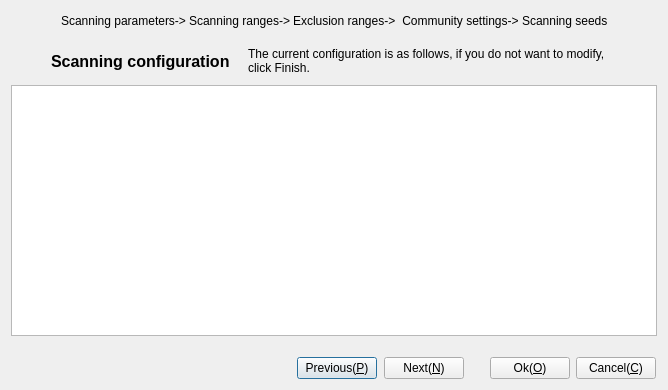
<?xml version="1.0" encoding="UTF-8"?>
<ui version="4.0">
 <class>CurrentConfigWizardForm</class>
 <widget class="QDialog" name="CurrentConfigWizardForm">
  <property name="geometry">
   <rect>
    <x>0</x>
    <y>0</y>
    <width>668</width>
    <height>390</height>
   </rect>
  </property>
  <property name="windowTitle">
   <string>Scanning configuration</string>
  </property>
  <layout class="QVBoxLayout" name="verticalLayout">
   <item>
    <layout class="QHBoxLayout" name="horizontalLayout_5">
     <property name="spacing">
      <number>3</number>
     </property>
     <item>
      <spacer name="horizontalSpacer_2">
       <property name="orientation">
        <enum>Qt::Horizontal</enum>
       </property>
       <property name="sizeHint" stdset="0">
        <size>
         <width>40</width>
         <height>20</height>
        </size>
       </property>
      </spacer>
     </item>
     <item>
      <widget class="QLabel" name="label_Parameter">
       <property name="autoFillBackground">
        <bool>false</bool>
       </property>
       <property name="text">
        <string>Scanning parameters-&gt;</string>
       </property>
       <property name="textFormat">
        <enum>Qt::AutoText</enum>
       </property>
       <property name="scaledContents">
        <bool>false</bool>
       </property>
      </widget>
     </item>
     <item>
      <widget class="QLabel" name="label_Range">
       <property name="text">
        <string>Scanning ranges-&gt;</string>
       </property>
      </widget>
     </item>
     <item>
      <widget class="QLabel" name="label_ExcludeRange">
       <property name="text">
        <string>Exclusion ranges-&gt;</string>
       </property>
      </widget>
     </item>
     <item>
      <widget class="QLabel" name="label_Common">
       <property name="text">
        <string> Community settings-&gt;</string>
       </property>
      </widget>
     </item>
     <item>
      <widget class="QLabel" name="label_Seed">
       <property name="text">
        <string>Scanning seeds</string>
       </property>
      </widget>
     </item>
     <item>
      <spacer name="horizontalSpacer_3">
       <property name="orientation">
        <enum>Qt::Horizontal</enum>
       </property>
       <property name="sizeHint" stdset="0">
        <size>
         <width>40</width>
         <height>20</height>
        </size>
       </property>
      </spacer>
     </item>
    </layout>
   </item>
   <item>
    <spacer name="verticalSpacer">
     <property name="orientation">
      <enum>Qt::Vertical</enum>
     </property>
     <property name="sizeType">
      <enum>QSizePolicy::Preferred</enum>
     </property>
     <property name="sizeHint" stdset="0">
      <size>
       <width>20</width>
       <height>10</height>
      </size>
     </property>
    </spacer>
   </item>
   <item>
    <layout class="QHBoxLayout" name="horizontalLayout_4" stretch="0,0,2,0">
     <property name="spacing">
      <number>18</number>
     </property>
     <property name="sizeConstraint">
      <enum>QLayout::SetFixedSize</enum>
     </property>
     <property name="bottomMargin">
      <number>4</number>
     </property>
     <item>
      <spacer name="horizontalSpacer_4">
       <property name="orientation">
        <enum>Qt::Horizontal</enum>
       </property>
       <property name="sizeHint" stdset="0">
        <size>
         <width>40</width>
         <height>20</height>
        </size>
       </property>
      </spacer>
     </item>
     <item>
      <widget class="QLabel" name="label">
       <property name="font">
        <font>
         <pointsize>12</pointsize>
         <weight>75</weight>
         <bold>true</bold>
        </font>
       </property>
       <property name="text">
        <string>Scanning configuration</string>
       </property>
      </widget>
     </item>
     <item>
      <widget class="QLabel" name="label_2">
       <property name="text">
        <string>The current configuration is as follows, if you do not want to modify, click Finish.</string>
       </property>
       <property name="wordWrap">
        <bool>true</bool>
       </property>
      </widget>
     </item>
     <item>
      <spacer name="horizontalSpacer_5">
       <property name="orientation">
        <enum>Qt::Horizontal</enum>
       </property>
       <property name="sizeHint" stdset="0">
        <size>
         <width>40</width>
         <height>20</height>
        </size>
       </property>
      </spacer>
     </item>
    </layout>
   </item>
   <item>
    <widget class="QTextBrowser" name="textBrowser"/>
   </item>
   <item>
    <spacer name="verticalSpacer_2">
     <property name="orientation">
      <enum>Qt::Vertical</enum>
     </property>
     <property name="sizeType">
      <enum>QSizePolicy::Preferred</enum>
     </property>
     <property name="sizeHint" stdset="0">
      <size>
       <width>20</width>
       <height>15</height>
      </size>
     </property>
    </spacer>
   </item>
   <item>
    <layout class="QHBoxLayout" name="horizontalLayout_3">
     <item>
      <spacer name="horizontalSpacer">
       <property name="orientation">
        <enum>Qt::Horizontal</enum>
       </property>
       <property name="sizeHint" stdset="0">
        <size>
         <width>40</width>
         <height>20</height>
        </size>
       </property>
      </spacer>
     </item>
     <item>
      <layout class="QHBoxLayout" name="horizontalLayout">
       <property name="spacing">
        <number>7</number>
       </property>
       <property name="rightMargin">
        <number>10</number>
       </property>
       <item>
        <widget class="QPushButton" name="pushButton_4">
         <property name="text">
          <string>Previous(&amp;P)</string>
         </property>
        </widget>
       </item>
       <item>
        <widget class="QPushButton" name="pushButton_3">
         <property name="text">
          <string>Next(&amp;N)</string>
         </property>
        </widget>
       </item>
      </layout>
     </item>
     <item>
      <layout class="QHBoxLayout" name="horizontalLayout_2">
       <property name="leftMargin">
        <number>10</number>
       </property>
       <property name="rightMargin">
        <number>1</number>
       </property>
       <item>
        <widget class="QPushButton" name="pushButton_2">
         <property name="text">
          <string>Ok(&amp;O)</string>
         </property>
        </widget>
       </item>
       <item>
        <widget class="QPushButton" name="pushButton">
         <property name="text">
          <string>Cancel(&amp;C)</string>
         </property>
        </widget>
       </item>
      </layout>
     </item>
    </layout>
   </item>
  </layout>
 </widget>
 <resources/>
 <connections/>
</ui>
